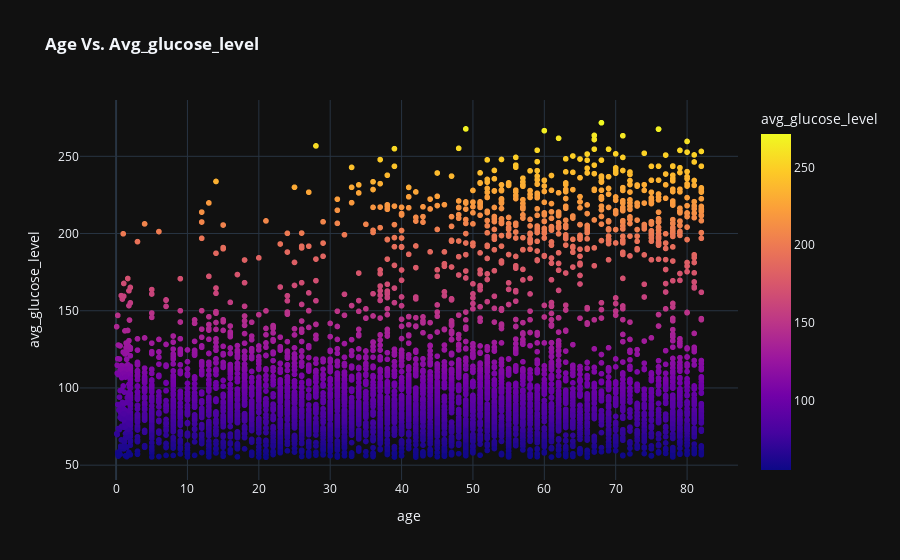

This figure's notebook cell:
### Markdown cell above
#### Age Vs. Avg_glucose_level 
We saw earlier, from the correlation matrix, an indication that older people tend to have higher glucose levels. Let's now look at the distribution of avg_glucose_level as a function of age.

### Code cell
px.scatter(df,x = 'age',y = 'avg_glucose_level',color = 'avg_glucose_level',
           color_continuous_scale = px.colors.sequential.Plasma,template = 'plotly_dark',
           title = '<b>Age Vs. Avg_glucose_level')

### Figure 1 — Plotly figure (JSON) as saved in the notebook; plotly's stock layout.template omitted (floating-point values rounded to 4 significant figures; data arrays with more than 128 entries replaced by an {"elided": "..."} marker saying what was removed)
{"data": [{"hovertemplate": "age=%{x}<br>avg_glucose_level=%{marker.color}<extra></extra>", "legendgroup": "", "marker": {"color": {"elided": "5110 float values"}, "coloraxis": "coloraxis", "symbol": "circle"}, "mode": "markers", "name": "", "showlegend": false, "type": "scattergl", "x": {"elided": "5110 float values"}, "xaxis": "x", "y": {"elided": "5110 float values"}, "yaxis": "y"}], "layout": {"coloraxis": {"colorbar": {"title": {"text": "avg_glucose_level"}}, "colorscale": [[0, "#0d0887"], [0.1111, "#46039f"], [0.2222, "#7201a8"], [0.3333, "#9c179e"], [0.4444, "#bd3786"], [0.5556, "#d8576b"], [0.6667, "#ed7953"], [0.7778, "#fb9f3a"], [0.8889, "#fdca26"], [1, "#f0f921"]]}, "legend": {"tracegroupgap": 0}, "title": {"text": "<b>Age Vs. Avg_glucose_level"}, "xaxis": {"anchor": "y", "domain": [0, 1], "title": {"text": "age"}}, "yaxis": {"anchor": "x", "domain": [0, 1], "title": {"text": "avg_glucose_level"}}}}
